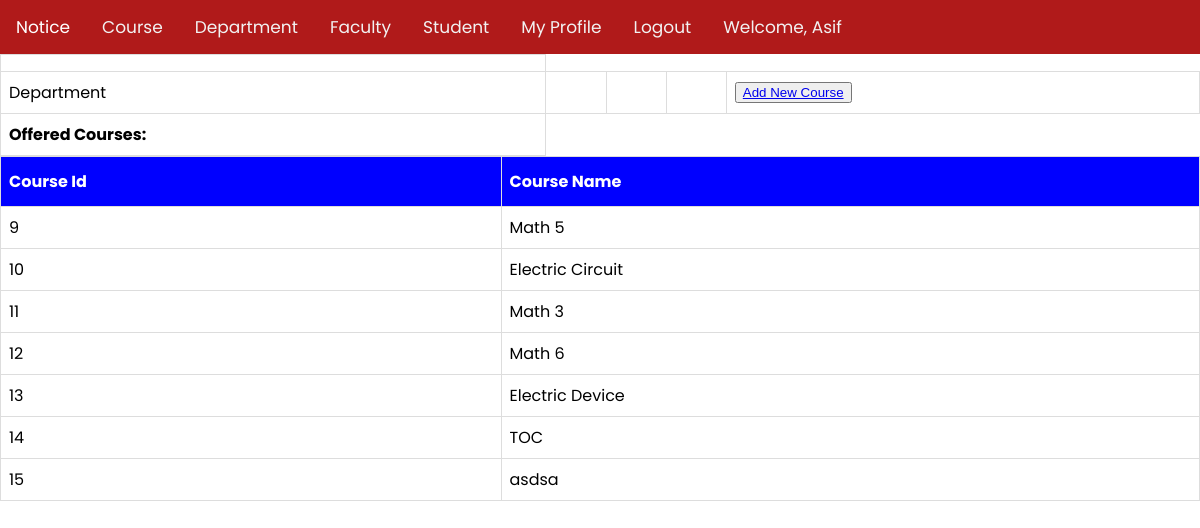
Page /views/Course.php (signed in) on the committed database.
### tables this page shows
CREATE TABLE `course` (
  `id` int(11) NOT NULL,
  `courseName` varchar(50) NOT NULL
);

### Models/db_config.php (called while the page is built, shortened)
<?php
        function AllCourse(){
            $con = mysqli_connect('localhost','root', '', 'webtech');
            $sql = 'select * from course';
            $result = mysqli_query($con,$sql);
            $ArrayF=array();
            while($row = mysqli_fetch_assoc($result)){
                $ArrayF[]=$row;
            }
            return $ArrayF;
        }
?>

### Controllers/courseList.php (called while the page is built, shortened)
<?php
require '../Models/db_config.php';
function getAllCourse(){
        $courses = AllCourse();
        return $courses;
    }
?>

### Views/Course.php (the view, shortened to what this page needs)
<?php
    include 'navbar.php';
    require_once '../Controllers/courseList.php';
    $courses = getAllCourse();
?>
    <form action="">
        <table>
            <tr><td></td></tr>
            <tr>
                <td>Department</td>
                <td>
                </td>
               <td></td>
               <td></td>
               <td><button><a href="./AddNewCourse.php">Add New Course</a></button></td>
            </tr>
            <tr>
                <td><b>Offered Courses:</b></td>
            </tr>
            <tr>
                <table cellspacing="0" cellpadding="0" border="1" width="361px" height="86px">
                    <tr align="center" >
                        <th >Course Id</th>
                        <th >Course Name</th>
                    </tr>
                    <?php
                        echo "<tr align='center'>";
                        foreach($courses as $course){
                            echo "<tr>";
                            echo "<td>".$course['id']."</td>";
                            echo "<td>".$course['courseName']."</td>";
                            echo "</tr>";
                        }
                        ?>
                </table>
    </form>
</body>
</html>

### Views/navbar.php (style rules this page uses)
body { margin: 0; font-family: 'Poppins', sans-serif; }
table { font-family: 'Poppins', sans-serif; border-collapse: collapse; width: 100%; }
td, th { border: 1px solid #ddd; padding: 8px; }
th { padding-top: 12px; padding-bottom: 12px; text-align: left; background-color: blue; color: white; }

### rows in the picture
course: id "9", courseName "Math 5"
course: id "10", courseName "Electric Circuit"
course: id "11", courseName "Math 3"
course: id "12", courseName "Math 6"
course: id "13", courseName "Electric Device"
course: id "14", courseName "TOC"
course: id "15", courseName "asdsa"

### other values in the picture
$_SESSION['user']['username'] "Asif"
